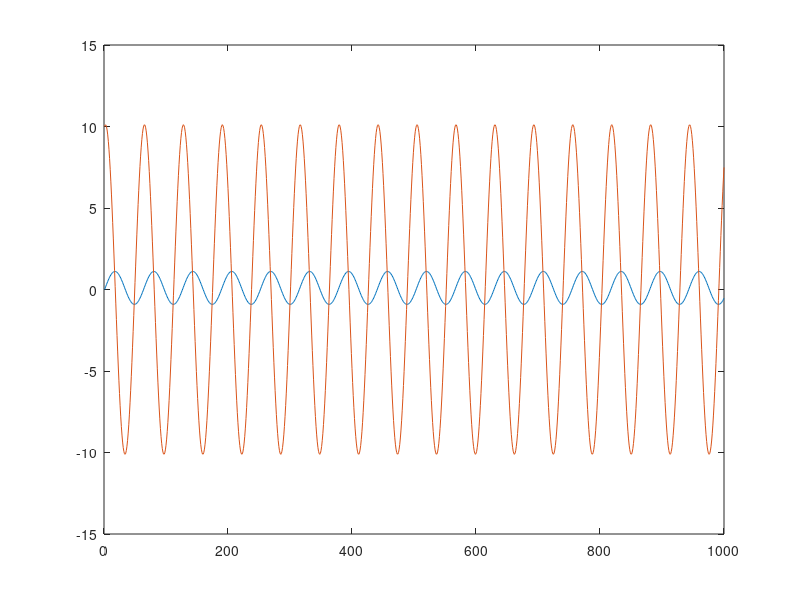

This figure's MATLAB source:
c = 100;
m = 1;
x0 = 0;
v0 = 10;
g = 9.81;

X = [];
V = [];
X(1) = x0;
V(1) = v0;

dt = 0.01;

for i = 2:1000
    a = g - c*X(i-1)/m;
    V(i) = V(i-1) + a*dt;
    X(i) = X(i-1) + V(i)*dt;
end

figure
plot(1:1000, X);
hold on;
plot(1:1000, V);